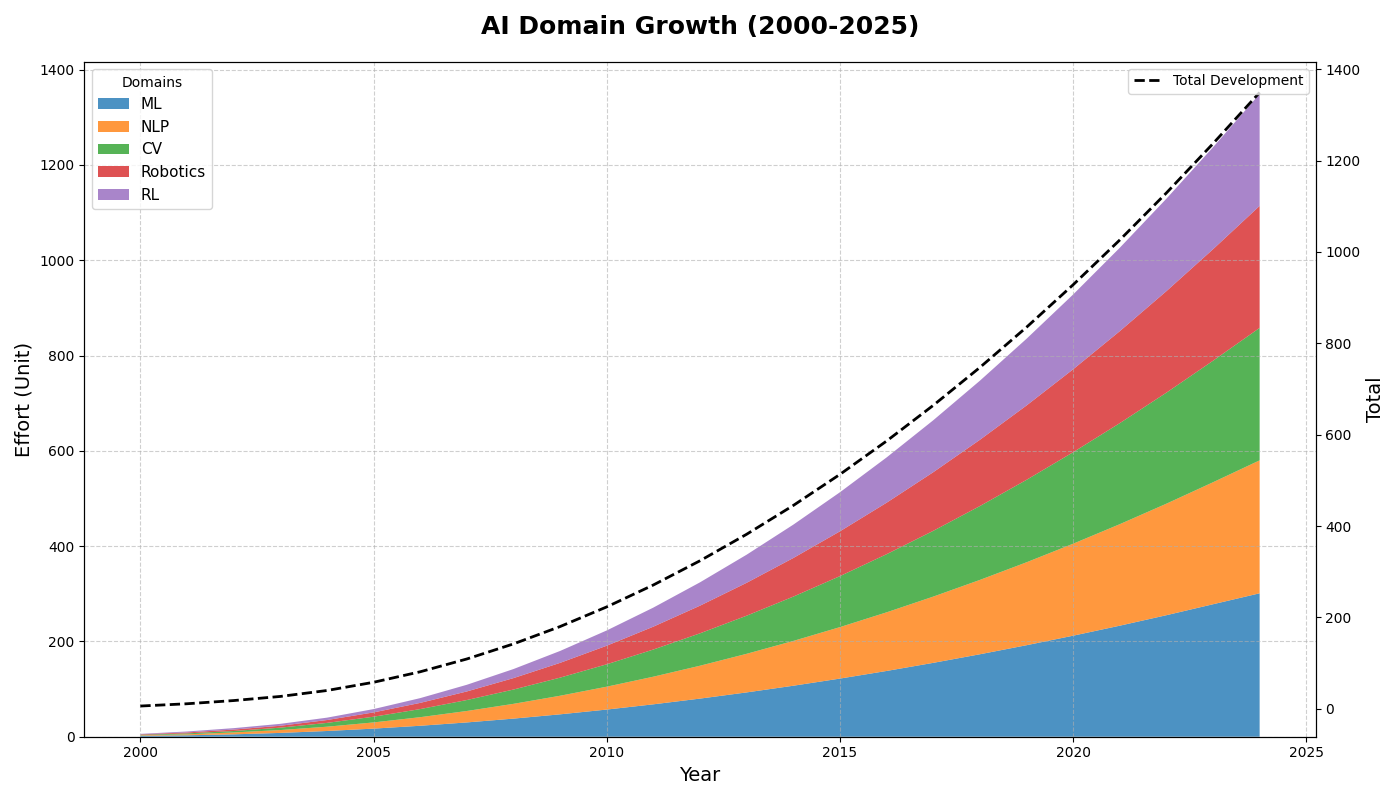

The script that drew this image:
import matplotlib.pyplot as plt
import numpy as np

years = np.arange(2000, 2025)
machine_learning = np.array([2, 3, 5, 8, 12, 17, 23, 30, 38, 47, 57, 68, 80, 93, 107, 122, 138, 155, 173, 192, 212, 233, 255, 278, 301])
natural_language_processing = np.array([1, 2, 4, 6, 9, 13, 18, 24, 31, 39, 48, 58, 69, 81, 94, 108, 123, 139, 156, 174, 193, 213, 234, 256, 279])
computer_vision = np.array([1, 2, 3, 5, 8, 12, 17, 23, 30, 38, 47, 57, 68, 80, 93, 107, 122, 138, 155, 173, 192, 212, 233, 255, 278])
robotics = np.array([1, 2, 3, 4, 6, 9, 13, 18, 24, 31, 39, 48, 58, 69, 81, 94, 108, 123, 139, 156, 174, 193, 213, 234, 256])
reinforcement_learning = np.array([1, 2, 3, 4, 5, 7, 10, 14, 19, 25, 32, 40, 49, 59, 70, 82, 95, 109, 124, 140, 157, 175, 194, 214, 235])

cumulative_ai = machine_learning + natural_language_processing + computer_vision + robotics + reinforcement_learning

fig, ax = plt.subplots(figsize=(14, 8))
ax.stackplot(
    years,
    machine_learning,
    natural_language_processing,
    computer_vision,
    robotics,
    reinforcement_learning,
    labels=['ML', 'NLP', 'CV', 'Robotics', 'RL'],
    colors=['#1f77b4', '#ff7f0e', '#2ca02c', '#d62728', '#9467bd'],
    alpha=0.8
)

ax2 = ax.twinx()
ax2.plot(years, cumulative_ai, 'k--', linewidth=2, label='Total Development')

ax.set_title(
    "AI Domain Growth (2000-2025)",
    fontsize=18,
    fontweight='bold',
    pad=20
)
ax.set_xlabel('Year', fontsize=14)
ax.set_ylabel('Effort (Unit)', fontsize=14)
ax2.set_ylabel('Total', fontsize=14, color='k')

ax.grid(True, linestyle='--', alpha=0.6)
ax.legend(loc='upper left', title='Domains', fontsize=11)
ax2.legend(loc='upper right')

fig.tight_layout()
plt.show()
